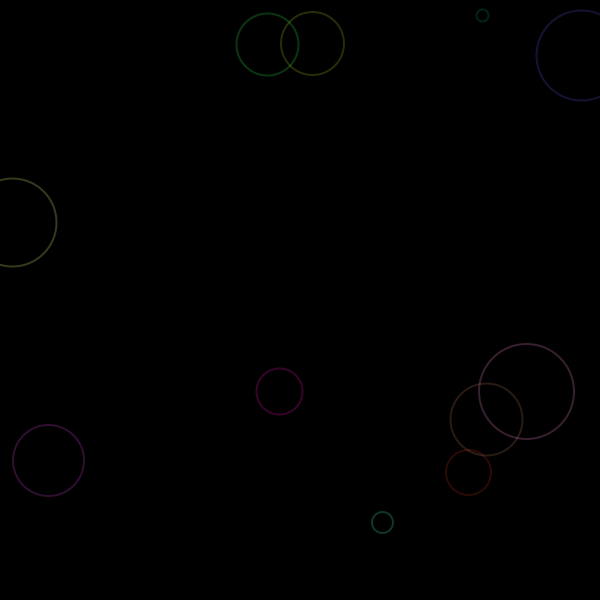
Frame 1 (no input)
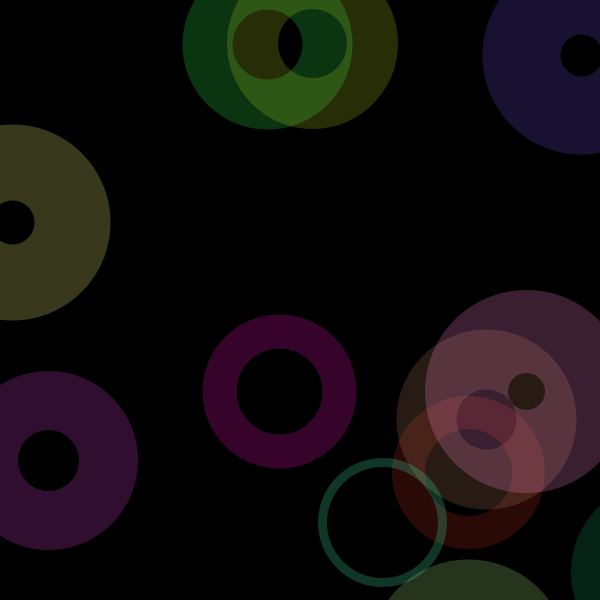
Frame 60 (the mouse pressed at the canvas centre just before this capture)
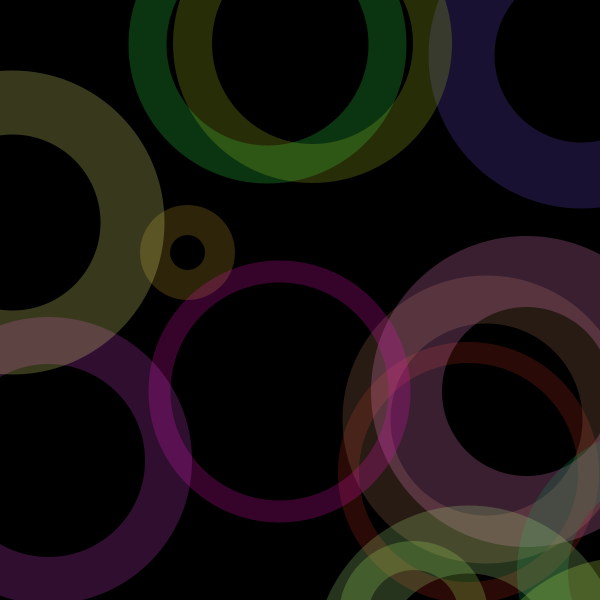
Frame 120 (the mouse held since frame 60 and released just before this capture)

The Processing sketch that drew these frames (run headless with seeded random() and noise(); from frame 60 on, the mouse is pressed at the canvas centre):

// Processing sketch: processing_51756
// ── processing_51756.pde

/*
  Ripples
  Author: Yen-Chia Hsu, CoDe Lab, Carnegie Mellon University, U.S.A.
*/

int bColor = 0; //background color
int screenWL = 600; //screen width and length
int numberR = 17; //number of ripples
int diaIncreaseRate = 2; //diameter increasing rate
int strokeDecreaseRate = 5; //stroke weight decreasing rate
int alphaS = 60;//alpha value of the stroke
Ripple[] ri = new Ripple[numberR];

void setup()
{
  //initialize the screen
  size(600,600);
  background(bColor,bColor,bColor);
  smooth(); 
  noFill();
  //initialize ripples
  for(int i=0; i<numberR; i++)
    ri[i] = new Ripple(int(random(0,800)),int(random(0,800)),int(random(0,800)),0,int(random(0,255)),int(random(0,255)),int(random(0,255)),alphaS);
}

void draw()
{
  //clean screen
  background(bColor,bColor,bColor);
  //ripples
  for(int i=0; i<numberR; i++)
  {
    //reset
    if(ri[i].sw==0)
    {
      ri[i].x = int(random(0,800));
      ri[i].y = int(random(0,800));
      ri[i].sr = int(random(0,255));
      ri[i].sg = int(random(0,255));
      ri[i].sb = int(random(0,255));
      ri[i].sa = alphaS;
      ri[i].d = 0;
      ri[i].sw = int(random(1,100));
    }
    //update
    ri[i].d += diaIncreaseRate; //increase the diameter
    if(ri[i].d%strokeDecreaseRate==0) ri[i].sw--; //decrease the stroke weight
    //render
    strokeWeight(ri[i].sw);
    //fill(255,0);
    stroke(ri[i].sr, ri[i].sg, ri[i].sb, ri[i].sa);
    ellipse(ri[i].x, ri[i].y, ri[i].d, ri[i].d);   
  }  
}

class Ripple
{
  int x,y,d,sw,sr,sg,sb,sa;
  //x: center X coordinate
  //y: center Y coordinate
  //d: diameter
  //sw: stroke weight
  //sr: stroke color R
  //sg: stroke color G
  //sb: stroke color B
  //sa: stroke color alpha
  Ripple (int x_in,int y_in,int d_in,int sw_in,int sr_in,int sg_in,int sb_in,int sa_in)
  { x=x_in; y=y_in; d=d_in; sw=sw_in; sr=sr_in; sg=sg_in; sb=sb_in; sa=sa_in;}
}                                                               
